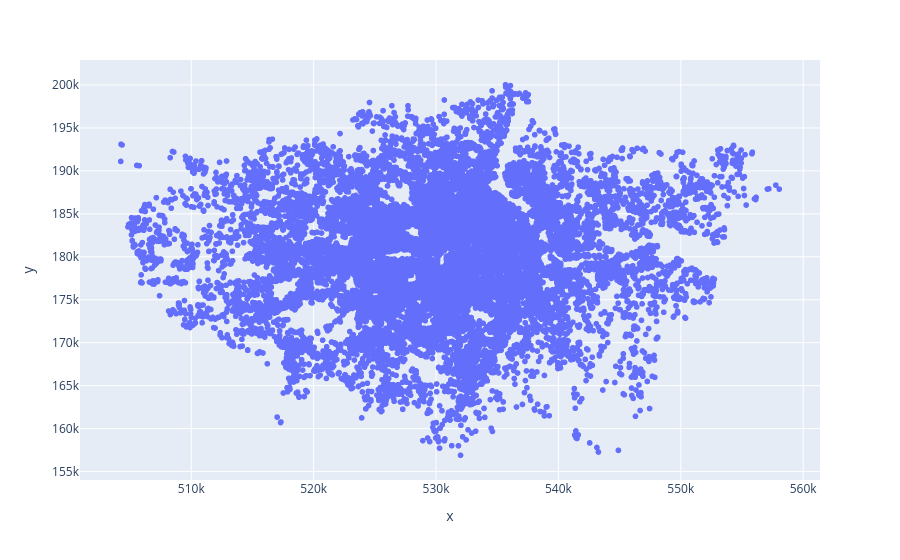

Notebook code cell kept with this figure:
### Code cell
fig = px.scatter(df, x = "x", y = "y")
fig.show()

### Figure 1 — Plotly figure (JSON) as saved in the notebook; plotly's stock layout.template omitted (floating-point values rounded to 4 significant figures; data arrays with more than 128 entries replaced by an {"elided": "..."} marker saying what was removed)
{"data": [{"hovertemplate": "x=%{x}<br>y=%{y}<extra></extra>", "legendgroup": "", "marker": {"color": "#636efa", "symbol": "circle"}, "mode": "markers", "name": "", "showlegend": false, "type": "scattergl", "x": {"elided": "42898 float values"}, "xaxis": "x", "y": {"elided": "42898 float values"}, "yaxis": "y"}], "layout": {"legend": {"tracegroupgap": 0}, "margin": {"t": 60}, "xaxis": {"anchor": "y", "domain": [0, 1], "title": {"text": "x"}}, "yaxis": {"anchor": "x", "domain": [0, 1], "title": {"text": "y"}}}}
